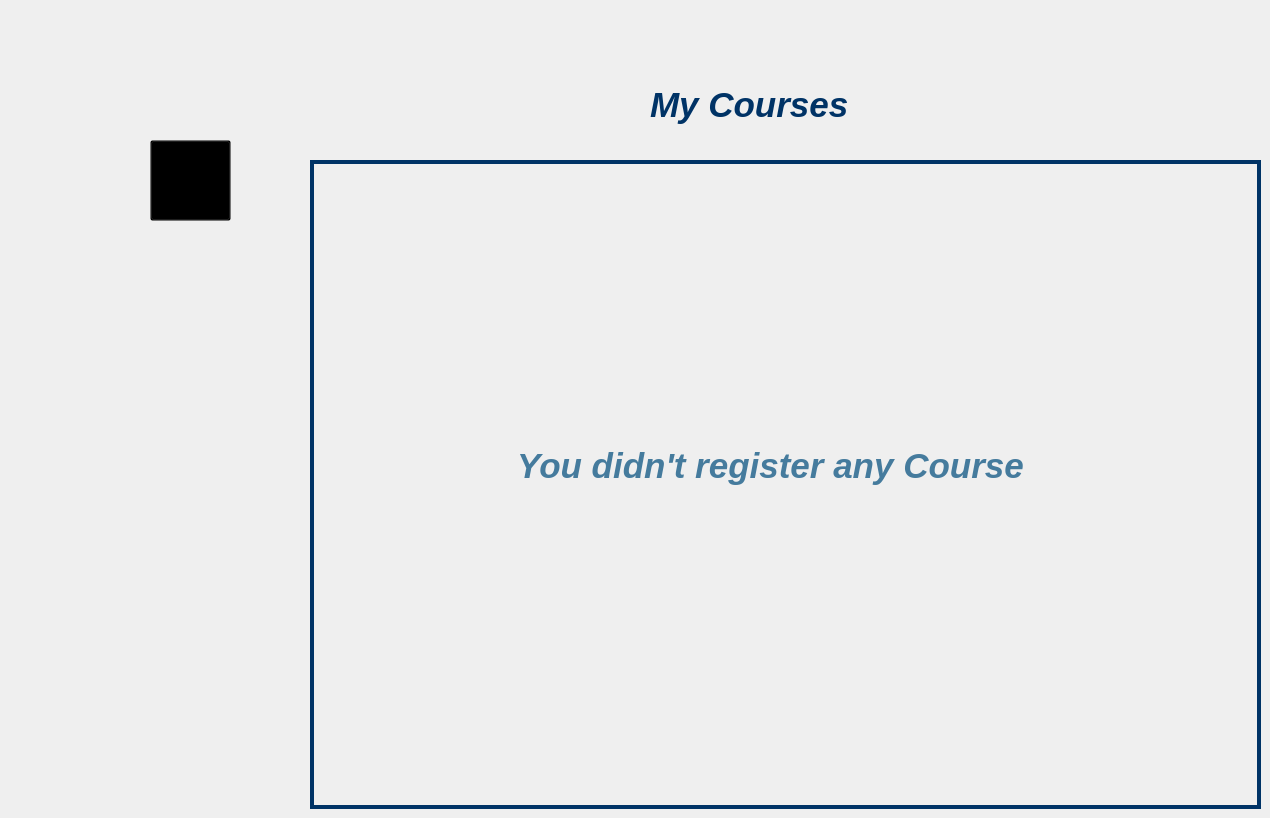
    <widget class="QWidget" name="Mycourses_page">
     <property name="styleSheet">
      <string notr="true">background-image: url(:/images/images/Desktop3.png);</string>
     </property>
     <widget class="QLabel" name="no_mycourses_lbl">
      <property name="enabled">
       <bool>true</bool>
      </property>
      <property name="geometry">
       <rect>
        <x>440</x>
        <y>430</y>
        <width>661</width>
        <height>71</height>
       </rect>
      </property>
      <property name="font">
       <font>
        <family>Arial</family>
        <pointsize>26</pointsize>
        <italic>true</italic>
        <bold>true</bold>
       </font>
      </property>
      <property name="styleSheet">
       <string notr="true">background:transparent;
color:#457B9D;</string>
      </property>
      <property name="text">
       <string>You didn't register any Course</string>
      </property>
      <property name="alignment">
       <set>Qt::AlignmentFlag::AlignCenter</set>
      </property>
     </widget>
     <widget class="QTableView" name="My_courses_table">
      <property name="geometry">
       <rect>
        <x>310</x>
        <y>160</y>
        <width>951</width>
        <height>649</height>
       </rect>
      </property>
      <property name="sizePolicy">
       <sizepolicy hsizetype="Expanding" vsizetype="Expanding">
        <horstretch>0</horstretch>
        <verstretch>0</verstretch>
       </sizepolicy>
      </property>
      <property name="font">
       <font>
        <family>Arial</family>
        <pointsize>15</pointsize>
        <bold>true</bold>
       </font>
      </property>
      <property name="cursor" stdset="0">
       <cursorShape>PointingHandCursor</cursorShape>
      </property>
      <property name="styleSheet">
       <string notr="true">QTableView{
background: transparent;
gridline-color: rgb(0, 51, 102);
border: 4px solid #003366 ;
color: #457B9D;
}
QHeaderView::section {
	font: 700 16pt &quot;Arial&quot;;
	background-color:  #003366;
    color:  white; 
}
QScrollBar:vertical {
    background: #457B9D;
    width: 10px;
}

QScrollBar:horizontal {
    background: #457B9D; 
    height: 10px; 
}
QScrollBar::handle:vertical, QScrollBar::handle:horizontal {
    background:  #003366; 
    border-radius: 6px;
}



</string>
      </property>
      <property name="editTriggers">
       <set>QAbstractItemView::EditTrigger::NoEditTriggers</set>
      </property>
      <property name="selectionMode">
       <enum>QAbstractItemView::SelectionMode::SingleSelection</enum>
      </property>
      <property name="selectionBehavior">
       <enum>QAbstractItemView::SelectionBehavior::SelectRows</enum>
      </property>
     </widget>
     <widget class="QLabel" name="Mycourses_txt">
      <property name="enabled">
       <bool>true</bool>
      </property>
      <property name="geometry">
       <rect>
        <x>650</x>
        <y>80</y>
        <width>261</width>
        <height>49</height>
       </rect>
      </property>
      <property name="sizePolicy">
       <sizepolicy hsizetype="Expanding" vsizetype="Expanding">
        <horstretch>0</horstretch>
        <verstretch>0</verstretch>
       </sizepolicy>
      </property>
      <property name="font">
       <font>
        <family>Arial</family>
        <pointsize>26</pointsize>
        <italic>true</italic>
        <bold>true</bold>
       </font>
      </property>
      <property name="styleSheet">
       <string notr="true">background:transparent;
color:#003366;</string>
      </property>
      <property name="text">
       <string>My Courses</string>
      </property>
      <property name="textInteractionFlags">
       <set>Qt::TextInteractionFlag::NoTextInteraction</set>
      </property>
     </widget>
     <widget class="QLabel" name="back_pic_mycrs">
      <property name="geometry">
       <rect>
        <x>150</x>
        <y>140</y>
        <width>81</width>
        <height>81</height>
       </rect>
      </property>
      <property name="styleSheet">
       <string notr="true">background:transparent;</string>
      </property>
      <property name="text">
       <string/>
      </property>
     </widget>
     <widget class="QPushButton" name="back_btn_mycrs">
      <property name="geometry">
       <rect>
        <x>150</x>
        <y>140</y>
        <width>81</width>
        <height>81</height>
       </rect>
      </property>
      <property name="cursor">
       <cursorShape>PointingHandCursor</cursorShape>
      </property>
      <property name="styleSheet">
       <string notr="true">background:transparent;</string>
      </property>
      <property name="text">
       <string/>
      </property>
     </widget>
    </widget>
